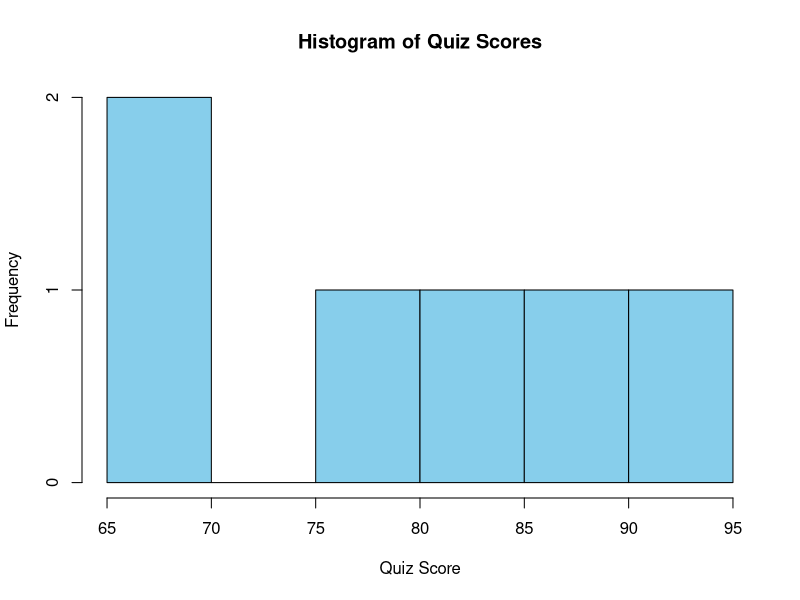
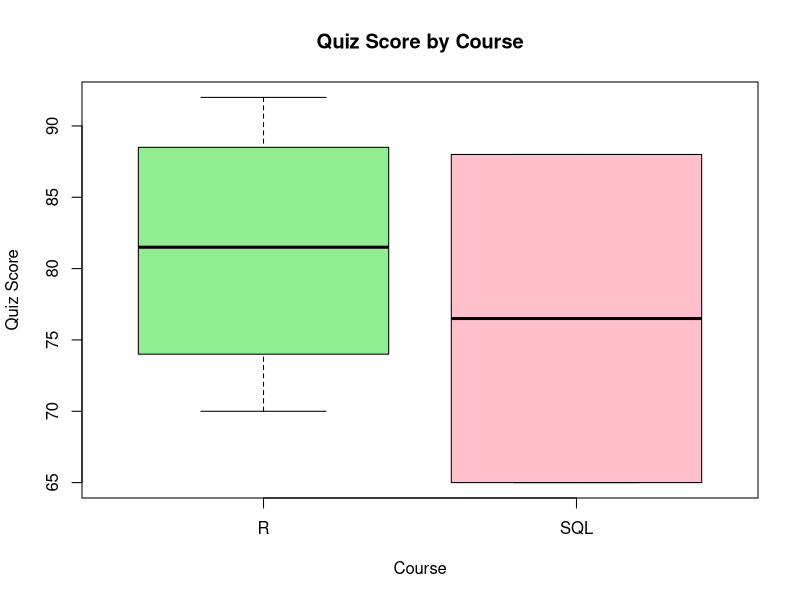

These charts were generated, in order, by the following R code:
online_learning <- data.frame(
  Student_ID = c("L01","L02","L03","L04","L05","L06"),
  Gender = c("Male","Female","Male","Female","Male","Female"),
  Age = c(20,22,19,21,23,20),
  Course = c("R","R","SQL","R","R","SQL"),
  Study_Time = c(3.5,4.2,2.0,5.0,2.5,4.0),
  Videos_Watched = c(12,15,8,18,9,14),
  Quiz_Score = c(78,85,65,92,70,88),
  Login_Date = c("2025-01-05","2025-01-05",
                 "2025-02-08","2025-02-08",
                 "2025-03-12","2025-03-12")
)

print(online_learning)
hist(
  online_learning$Quiz_Score,
  main = "Histogram of Quiz Scores",
  xlab = "Quiz Score",
  ylab = "Frequency",
  col = "skyblue"
)

boxplot(
  Quiz_Score ~ Course,
  data = online_learning,
  main = "Quiz Score by Course",
  xlab = "Course",
  ylab = "Quiz Score",
  col = c("lightgreen","pink")
)
